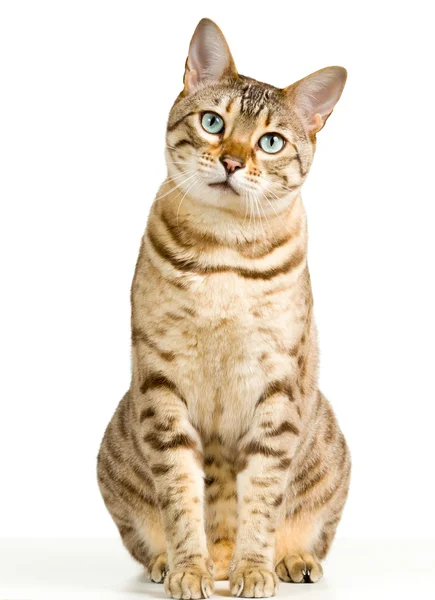
#> input picture Blur_Image/dataset/cat.jpg, 435 x 600 px, found by its file name
$ python Edge_detect_Image.py
#> lines starting #> are read from the running program, lines starting #| are printed output that depends on the picture; after the words box and inside, x2 and y2 are one past the last pixel; in counts of white or black regions, pixels touching at a corner belong together
import cv2
image= cv2.imread("dataset/cat.jpg")
#> image is the input picture: shape (600, 435, 3); mean B, G, R 206.8, 221.2, 232.3
Text = cv2.putText(image,"Orginal Image",(40,40),cv2.FONT_ITALIC,1,(255,255,0),1)
edgedetect= cv2.Canny(image,80,120)
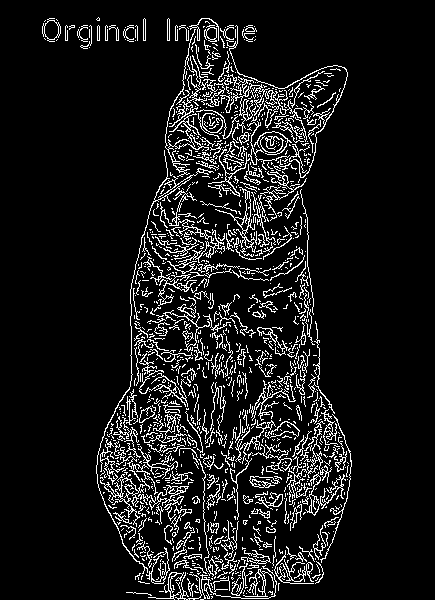
#> edgedetect: shape (600, 435); 9.7% white in thin lines or dots, all inside (x1, y1, x2, y2) = (42, 17, 352, 600)

cv2.imshow("Original Image",Text)
cv2.imshow("Edge", edgedetect)

cv2.waitKey(0)
cv2.destroyAllWindows()
